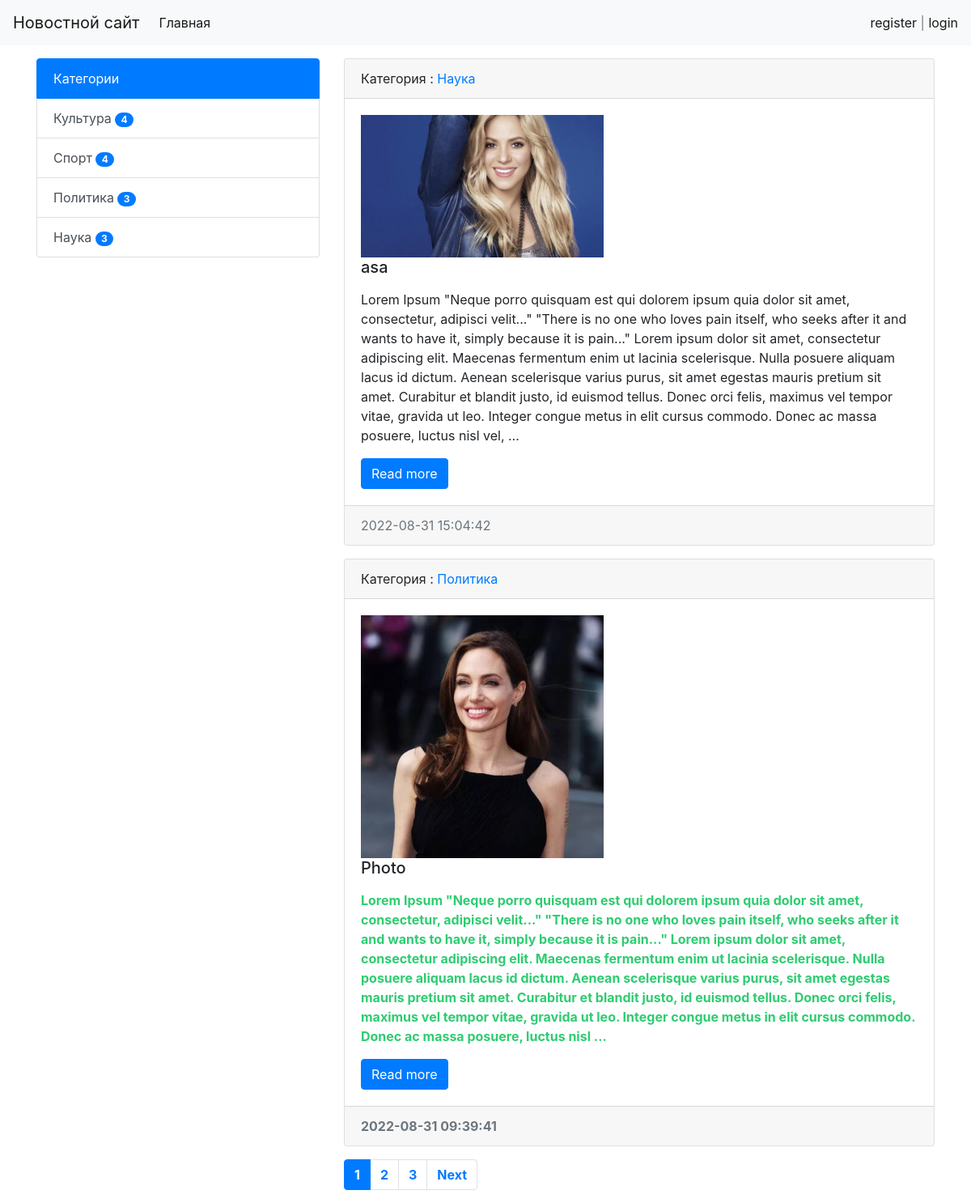
The page / on the database its author committed.
### news/models.py (models this page shows, shortened)
class Category(models.Model):
    title = models.CharField(max_length=200, db_index=True, verbose_name='Категория')
    def get_absolute_url(self):
        return reverse('category', kwargs={'category_id': self.pk})
    def __str__(self):
        return self.title
    class Meta:
        verbose_name = 'Категория'
        verbose_name_plural = 'Категории'
        ordering = ['title']

class News(models.Model):
    title = models.CharField(max_length=200, verbose_name='Наименования')
    content = models.TextField(blank=True, verbose_name='Контент')
    created_at = models.DateTimeField(auto_now_add=True, verbose_name='Дата создания')
    update_at = models.DateTimeField(auto_now=True, verbose_name='Дата обновления')
    photo = models.ImageField(upload_to='photo/%Y/%m/%d/', verbose_name='Фото', blank=True)
    is_publish = models.BooleanField(default=True, verbose_name='Опубликовано')
    category = models.ForeignKey('Category', on_delete=models.PROTECT, verbose_name='Категория')
    views= models.IntegerField(default=0,verbose_name='Просмотры')
    def get_absolute_url(self):
        return reverse('view_news', kwargs={'pk': self.pk})
    class Meta:
        verbose_name = 'Новость'
        verbose_name_plural = 'Новости'
        ordering = ['-created_at']

### news/views.py (the view)
# urls.py: path('', HomeNews.as_view(), name='home'),
class HomeNews(ListView):
    model = News
    template_name = 'news/index.html'
    context_object_name = 'news'
    paginate_by = 2
    def get_context_data(self, *, object_list=None, **kwargs):
        context = super().get_context_data(**kwargs)
        context['title'] = 'Главная страница'
        return context
    def get_queryset(self):
        return News.objects.filter(is_publish=True).select_related('category')

### news/templatetags/news_tags.py (called while the page is built)
@register.inclusion_tag('news/list_category.html',name='show_cat')
def show_categories():
    categories=Category.objects.annotate(col=Count('news',filter=F('news__is_publish'))).filter(col__gt=0)
    return {'categories': categories}

### news/templates/news/index.html (shortened to what this page needs)
{% extends 'base.html' %}
{% block sidebar %}
{% include 'incl/_sidebar.html' %}
{% endblock %}
{% block content %}
    {% for item in news %}
    <div class="card mb-3">
        <div class="card-header">
            Категория : <a href="{{ item.category.get_absolute_url }}">{{item.category}}</a>
        </div>
        <div class="card-body">
            <div class="media">
                <div class="media-body float-left">
                    {% if item.photo %}
                    <img src="{{ item.photo.url }}" alt="Фото" width="300" class="mr-3">
                    {% else %}
                    <img src="https://picsum.photos/id/101/367/267" alt="Фото" width="300" class="mar-3">
                    {% endif %}
                    <h5 class="card-title">{{item.title}}</h5>
                    {% autoescape off %}
                    <p class="card-text">{{ item.content | linebreaks | truncatewords:100 | escape  }}</p>
                    {% endautoescape %}
                    <a href="{{ item.get_absolute_url }}" class="btn btn-primary">Read more</a>
                </div>
            </div>
        </div>
        <div class="card-footer text-muted">
            {{item.created_at|date:"Y-m-d H:i:s"}}
        </div>
    </div>
    {% endfor %}
{% endblock %}

### news/templates/news/list_category.html
<div class="list-group">
    <a class="list-group-item list-group-item-action active" aria-current="true">
        Категории
    </a>
    {% for item in categories %}
    <a href="{{item.get_absolute_url}}" class="list-group-item list-group-item-action ">{{item.title }}   <span
            class="badge badge-primary badge-pill">{{item.col}}</span></a>
    {% endfor %}
</div>

### my_site/static/css/style.css (style rules this page uses)
body { background-color:#ffffff; }

### rows shown on the page
Category: title "Культура", col "4"
Category: title "Спорт", col "4"
Category: title "Политика", col "3"
Category: title "Наука", col "3"
News: category "Наука", photo (picture), title "asa", content "Lorem Ipsum \"Neque porro quisquam est qui dolorem ipsum quia dolor sit amet, consectetur, adipisci velit...\" \"There is no one who loves pain itself, who seeks after it and wants to have it, simply because it is pain...\" Lorem ipsum dolor sit amet, consectetur adipiscing elit. Maecenas fermentum enim ut lacinia scelerisque. Nulla posuere aliquam lacus id dictum. Aenean scelerisque varius purus, sit amet egestas mauris pretium sit amet. Curabitur et blandit justo, id euismod tellus. Donec orci felis, maximus vel tempor vitae, gravida ut leo. Integer congue metus in elit cursus commodo. Donec ac massa posuere, luctus nisl vel, …", created_at "2022-08-31 15:04:42"
News: category "Политика", photo (picture), title "Photo", content "Lorem Ipsum \"Neque porro quisquam est qui dolorem ipsum quia dolor sit amet, consectetur, adipisci velit...\" \"There is no one who loves pain itself, who seeks after it and wants to have it, simply because it is pain...\" Lorem ipsum dolor sit amet, consectetur adipiscing elit. Maecenas fermentum enim ut lacinia scelerisque. Nulla posuere aliquam lacus id dictum. Aenean scelerisque varius purus, sit amet egestas mauris pretium sit amet. Curabitur et blandit justo, id euismod tellus. Donec orci felis, maximus vel tempor vitae, gravida ut leo. Integer congue metus in elit cursus commodo. Donec ac massa posuere, luctus nisl …", created_at "2022-08-31 09:39:41"

### other values the page prints
{{ p }} "1"
{{ p }} "2" "3"
